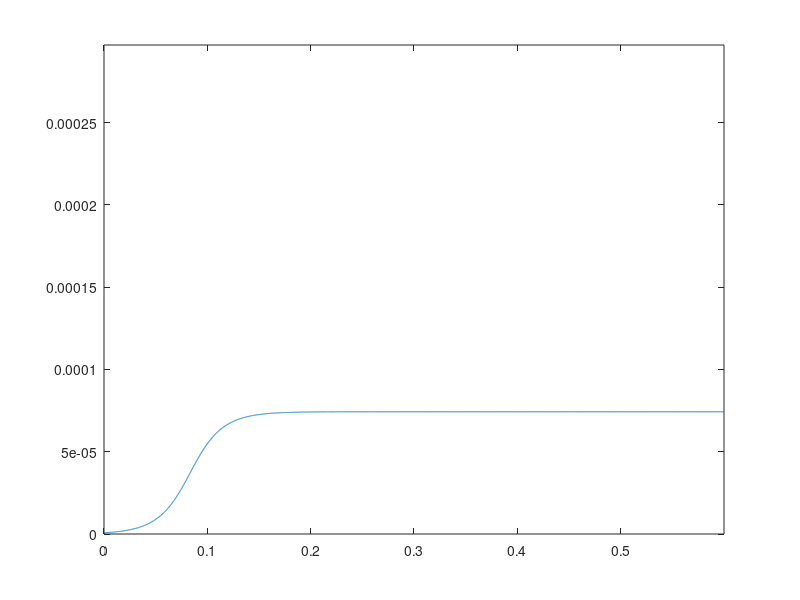

The MATLAB source for this figure:
close all
clear all

t0=0;
tf=.6;
pa = 200e3; %pressure amp
rhop = 1050; %particle density
rho0 = 997; %liquid density
kp = 1/4.4e9; %particle compressibility 
k0 = 1/2.2e9; %liquid compressibility
a = 10e-6; %particle radius
n=1e-3; %viscosity of water
c0 = sqrt((1/k0/rho0)); %speed of sound
lambda = c0/5e6; %sound wavelength
k=2*pi()/lambda;
z0=.01*lambda/4
kr = kp/k0; %compressibility ratio
rhor = rhop/rho0; %density ratio

phi = 1/3*((5*rhor - 2)/(2*rhor + 1) - kr); %acoustophoretic contrast factor
Eac = pa^2/(4*rho0*c0^2); %acoustic energy density

t = t0:0.0001:tf; %time period
    
z = (1/k)*atan(tan(k*z0)*exp((4*phi/3)*(k*a)^2*(Eac/n)*t));

plot(t,z)
axis([t0 tf 0 lambda])